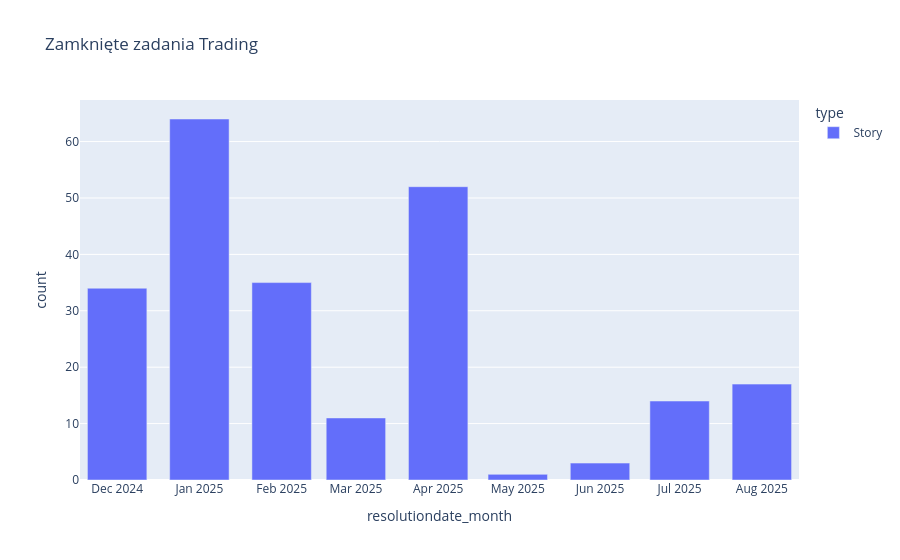

The notebook cell this image was saved under:
### Code cell
px.bar(
    issues_completed_by_month.where(f.col('project')=='TRAD').toPandas(),
    x='resolutiondate_month',
    y='count',
    color='type',
    title='Zamknięte zadania Trading')

### Figure 1 — Plotly figure (JSON) as saved in the notebook; plotly's stock layout.template omitted (floating-point values rounded to 4 significant figures)
{"data": [{"alignmentgroup": "True", "hovertemplate": "type=Story<br>resolutiondate_month=%{x}<br>count=%{y}<extra></extra>", "legendgroup": "Story", "marker": {"color": "#636efa", "pattern": {"shape": ""}}, "name": "Story", "offsetgroup": "Story", "orientation": "v", "showlegend": true, "textposition": "auto", "type": "bar", "x": ["2025-04-01T00:00:00", "2025-06-01T00:00:00", "2025-07-01T00:00:00", "2025-03-01T00:00:00", "2025-02-01T00:00:00", "2025-08-01T00:00:00", "2025-01-01T00:00:00", "2024-12-01T00:00:00", "2025-05-01T00:00:00"], "xaxis": "x", "y": [52, 3, 14, 11, 35, 17, 64, 34, 1], "yaxis": "y"}], "layout": {"barmode": "relative", "legend": {"title": {"text": "type"}, "tracegroupgap": 0}, "title": {"text": "Zamknięte zadania Trading"}, "xaxis": {"anchor": "y", "domain": [0, 1], "title": {"text": "resolutiondate_month"}}, "yaxis": {"anchor": "x", "domain": [0, 1], "title": {"text": "count"}}}}
